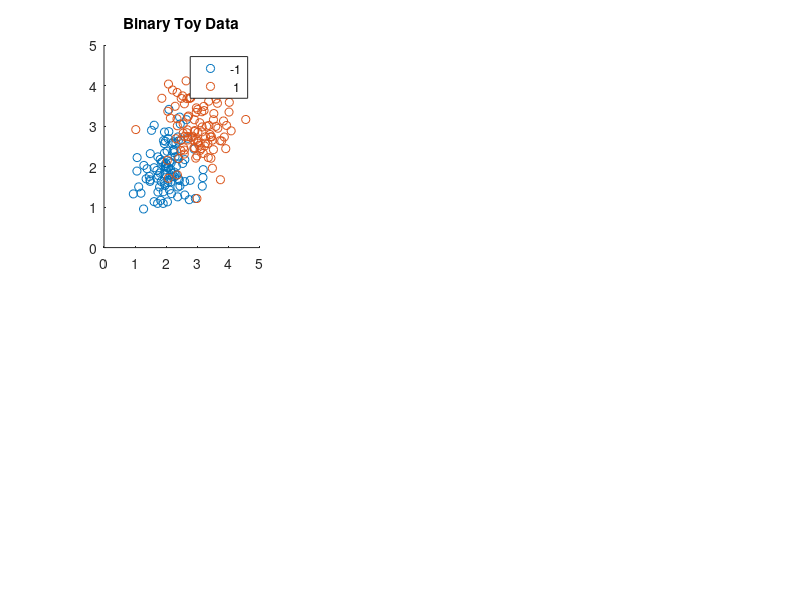

The MATLAB source for this figure: (Note: this script raises an error after producing the figure.)
rng('default')
n = 100;
X = [2 + 0.5*randn(n,2);...
    3 + 0.6*randn(n,2)];
Y = [-ones(n,1);ones(n,1)];

subplot(2,3,1);

gscatter(X(:,1),X(:,2),Y);
title('Binary Toy Data');

x = linspace(0,5);
y = linspace(0,5);
[XX,YY] = meshgrid(x,y);

pred = [XX(:),YY(:)];

n = size(X,1);
m = size(pred,1);

K = zeros(n,n);
Km = zeros(n,m);

for loop=1:1:n
    K(:,loop)=RBF_kernel(X(loop,:),X,1);
    %K(:,loop)=lin_kernel(X(loop,:),X);
end



subplot(2,3,4);
imagesc(K);
title('RBF Kernel Matrix');

gamma = 20;

K = K + 1/gamma.*eye(size(K));

for loop=1:1:m
    Km(:,loop)=RBF_kernel(pred(loop,:),X,1);
    %Km(:,loop)=lin_kernel(pred(loop,:),X);
end

onevec = ones(n,1);

xopt = optimal_sol_lssvm(K,Y', onevec);

Ypd = zeros(1,n);
Ymespd = zeros(1,m);

for loop=1:1:n
    Ypd(loop) = sign(sum(K(:,loop).*Y.*xopt));
end

for loop=1:1:m
    Ymespd(loop) = sign(sum(Km(:,loop).*Y.*xopt));
end

subplot(2,3,2);

gscatter(X(:,1),X(:,2),Ypd);
title('Predictions Original');


pred = [XX(:),YY(:)];


subplot(2,3,3);
gscatter(pred(:,1),pred(:,2), Ymespd);
title('Decision Boundary Original');



[U,V]=svd(K);

k=10;

%         Uk = U(:,1:k);
%         Vk = V(1:k,1:k);
% 
%         Ck = diag(Y'.*1./(Y'*Uk));
        
C = diag(Y'.*1./(Y'*U));
Kproj = C*C*V;
onevecproj = C*U'*onevec;

xopt_proj = optimal_sol_lssvm(Kproj,Y',onevecproj);
xopt_recover = U*C*xopt_proj;


Ypd = zeros(1,n);
Ymespd = zeros(1,m);

for loop=1:1:n
    Ypd(loop) = sign(sum(K(:,loop).*Y.*xopt_recover));
end

subplot(2,3,5);

gscatter(X(:,1),X(:,2),Ypd);
title('Predictions Diagonalized');


for loop=1:1:m
    Ymespd(loop) = sign(sum(Km(:,loop).*Y.*xopt_recover));
end

subplot(2,3,6);
gscatter(pred(:,1),pred(:,2), Ymespd);
title('Decision Boundary Diagonalized');



